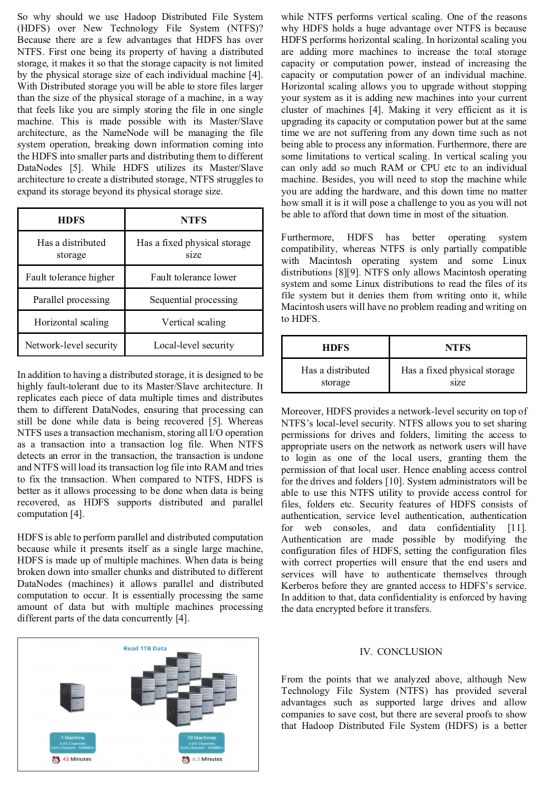
#> input picture Document1.png, 1108 x 1582 px, found by its file name (shown at 1/2 size)
$ python Textv2.py
#> lines starting #> are read from the running program, lines starting #| are printed output that depends on the picture; after the words box and inside, x2 and y2 are one past the last pixel; in counts of white or black regions, pixels touching at a corner belong together
import cv2
import numpy as np

document = cv2.imread('document1.png')
#> document is the input picture: shape (1582, 1108, 3); mean B, G, R 230.1, 230, 229.5
gray_doc = cv2.cvtColor(document, cv2.COLOR_BGR2GRAY)

thresh = cv2.threshold(gray_doc, 0, 255, cv2.THRESH_BINARY_INV + cv2.THRESH_OTSU)[1]
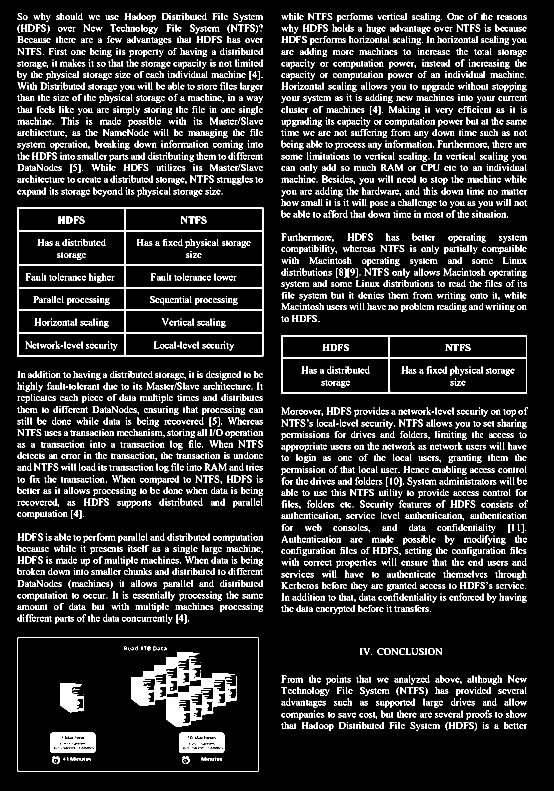
#> thresh: shape (1582, 1108) (shown at 1/2 size); 12.1% white in thin lines or dots, all inside (x1, y1, x2, y2) = (34, 26, 1056, 1543)

kernel = cv2.getStructuringElement(cv2.MORPH_RECT, (5,5))
dilate = cv2.dilate(thresh, kernel, iterations=4)
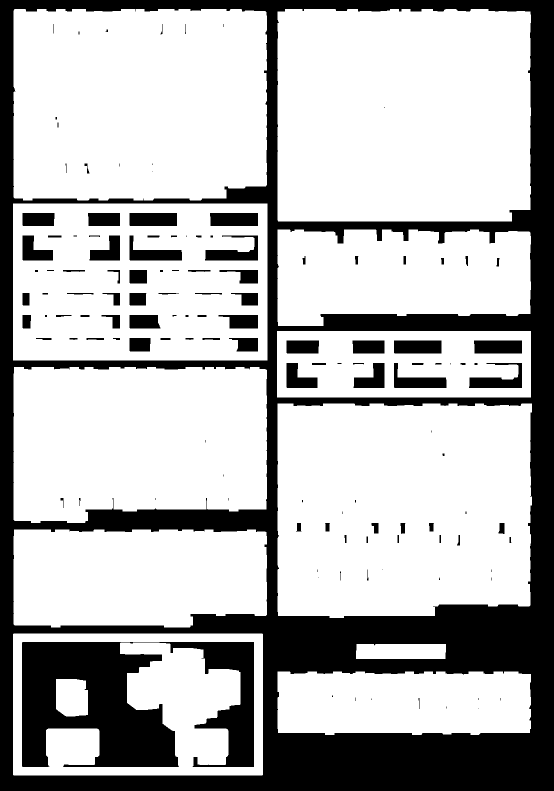
#> dilate: shape (1582, 1108) (shown at 1/2 size); 71.6% white; 130 black regions (38 under 20 px)

contours = cv2.findContours(dilate, cv2.RETR_EXTERNAL, cv2.CHAIN_APPROX_SIMPLE)
#> contours = 11 contours; largest, box (x1, y1, x2, y2) and area: (555, 18, 1062, 443) 211949, (555, 807, 1064, 1236) 208720, (27, 18, 534, 401) 188658, (26, 407, 535, 721) 159004, (27, 734, 534, 1046) 146276
contours = contours[0] if len(contours) == 2 else contours[1]

counter = 0

for contour in contours:
    color = (255, 0, 0)
    x,y,w,h = cv2.boundingRect(contour)
    contour_image = thresh[y:y+h, x:x+w]

    image_copy = contour_image.copy()
    nrow, ncol = image_copy.shape
    ncol = ncol // 30

    if ncol % 2 == 0:
        ncol += 1

    SE = cv2.getStructuringElement(cv2.MORPH_RECT, (ncol, 1))
    hori_lines = cv2.morphologyEx(contour_image, cv2.MORPH_OPEN, SE)

    lines = cv2.HoughLinesP(hori_lines, 1, np.pi / 180, 250, 100, 0, 10)

    if lines is not None and len(lines) > 4:
        counter += 1
        color = (20, 20, 100)
        cv2.putText(document, f"Table {counter}" , (x + 2, y + 20), cv2.FONT_HERSHEY_SIMPLEX, 0.7, color, 2)

    cv2.rectangle(document, (x, y), (x + w, y + h), color, 2)
#> this loop made 11 passes
#> (contour, color, x, y, w, h, nrow, ncol) on passes 7, 9: ([[554, 662], [554, 794], [1061, 794], [1061, 662]], (20, 20, 100), 554, 662, 508, 133, 133, 17), ([[26, 407], [26, 720], [534, 720], [534, 407]], (20, 20, 100), 26, 407, 509, 314, 314, 17)
#> (color, x, y, w, h, nrow, ncol, lines) on pass 3: ((255, 0, 0), 26, 1267, 500, 284, 284, 17, [[9, 275, 490, 275], [9, 8, 490, 8]])
#> pass 1, `contour_image = thresh[y:y+h, x:x+w]`:
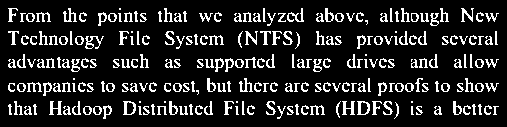
#> contour_image: shape (127, 507); 14.4% white in thin lines or dots, all inside (x1, y1, x2, y2) = (8, 8, 499, 119)
#> pass 2, `hori_lines = cv2.morphologyEx(contour_image, cv2.MORPH_OPEN, SE)`:
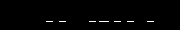
#> hori_lines: shape (30, 180); 0.96% white in thin lines or dots, all inside (x1, y1, x2, y2) = (46, 21, 154, 22)
#> after the loop:
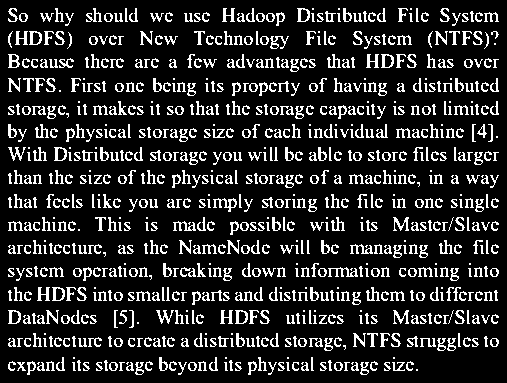
#> contour_image: shape (383, 507); 15.8% white in thin lines or dots
#> after the loop:
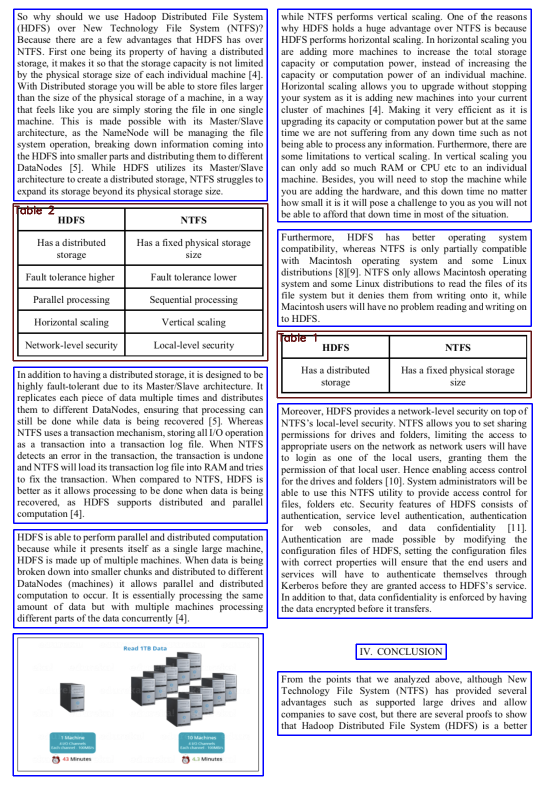
#> document: shape (1582, 1108, 3) (shown at 1/2 size); 2.82% of pixels changed, all inside (x1, y1, x2, y2) = (25, 17, 1066, 1553)
#> after the loop: hori_lines: shape (383, 507); every value is 0
#> after the loop, counter = 2

cv2.namedWindow('Text & Table Localization', cv2.WINDOW_NORMAL)
document = cv2.resize(document, (1000, 900))
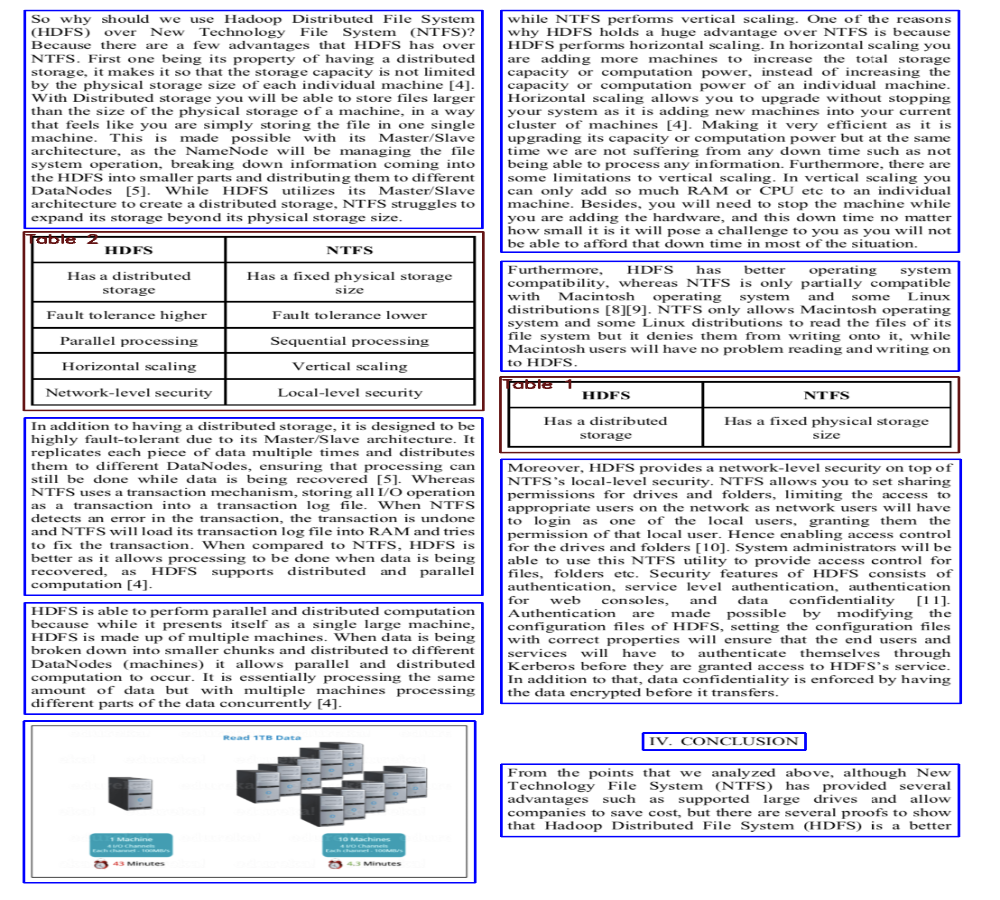
#> document: shape (900, 1000, 3); mean B, G, R 228.7, 222.9, 222.9

cv2.imshow('Text & Table Localization', document)
cv2.waitKey(0)
cv2.destroyAllWindows()

$ run again, with Document2.png copied over Document1.png
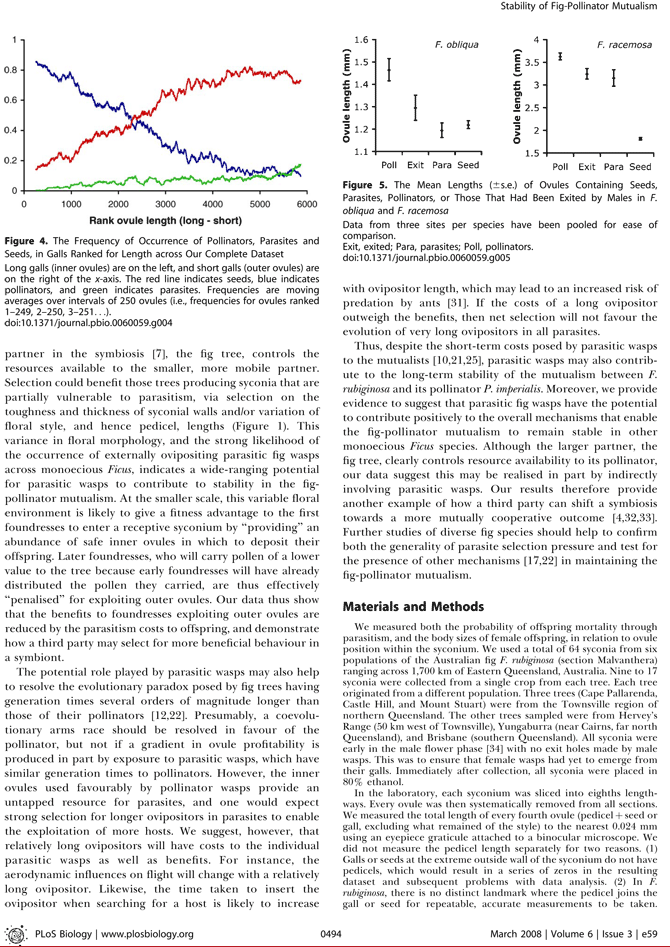
#> input picture Document2.png, 670 x 947 px, found by its file name
#> document is the input picture: shape (947, 670, 3); mean B, G, R 233.2, 233.1, 233.5
#> `thresh = cv2.threshold(gray_doc, 0, 255, cv2.THRESH_BINARY_INV + cv2.T..`:
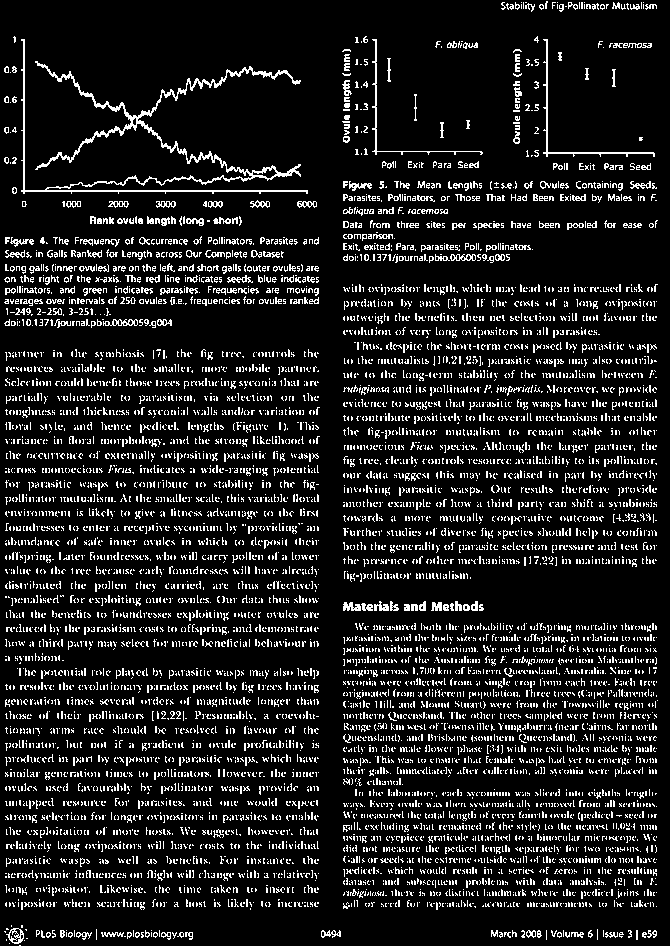
#> thresh: shape (947, 670); 12% white in thin lines or dots
#> dilate: shape (947, 670); 82.1% white; 20 black regions (3 under 20 px)
#> contours = 12 contours; largest, box (x1, y1, x2, y2) and area: (0, 341, 670, 947) 196842, (335, 593, 666, 918) 101508, (335, 276, 666, 590) 98576, (0, 28, 327, 336) 69077, (334, 28, 666, 271) 46494
#> the loop `for contour in contours:` made 12 passes
#> (contour, x, y, w, h, nrow, ncol, SE) on passes 4 to 7: ([[458, 112], [458, 136], [477, 136], [477, 112]], 458, 112, 20, 25, 25, 1, [1]), ([[406, 86], [406, 128], [424, 128], [424, 86]], 406, 86, 19, 43, 43, 1, [1]), ([[604, 61], [604, 94], [623, 94], [623, 61]], 604, 61, 20, 34, 34, 1, [1]), ([[577, 60], [577, 87], [596, 87], [596, 60]], 577, 60, 20, 28, 28, 1, [1])
#> after the loop `for contour in contours:`: counter = 0
#> `document = cv2.resize(document, (1000, 900))`:
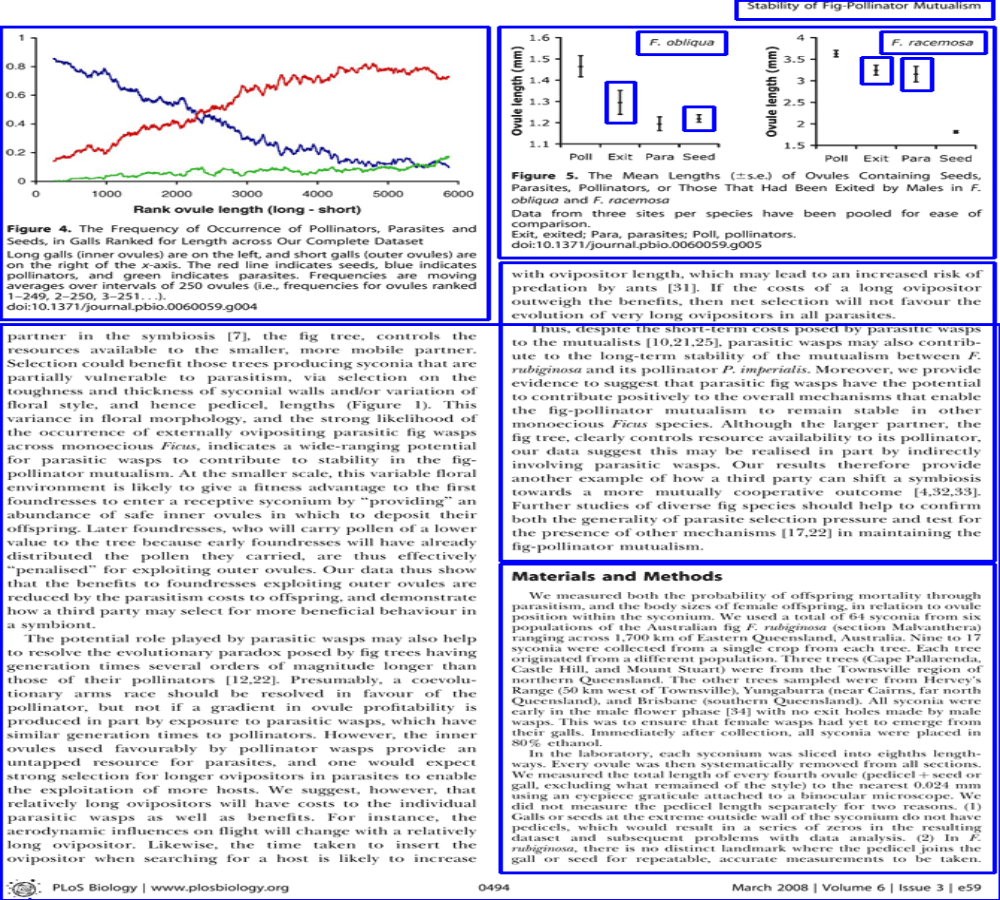
#> document: shape (900, 1000, 3); mean B, G, R 233.4, 224.3, 224.4

$ run again, with document3.png copied over Document1.png
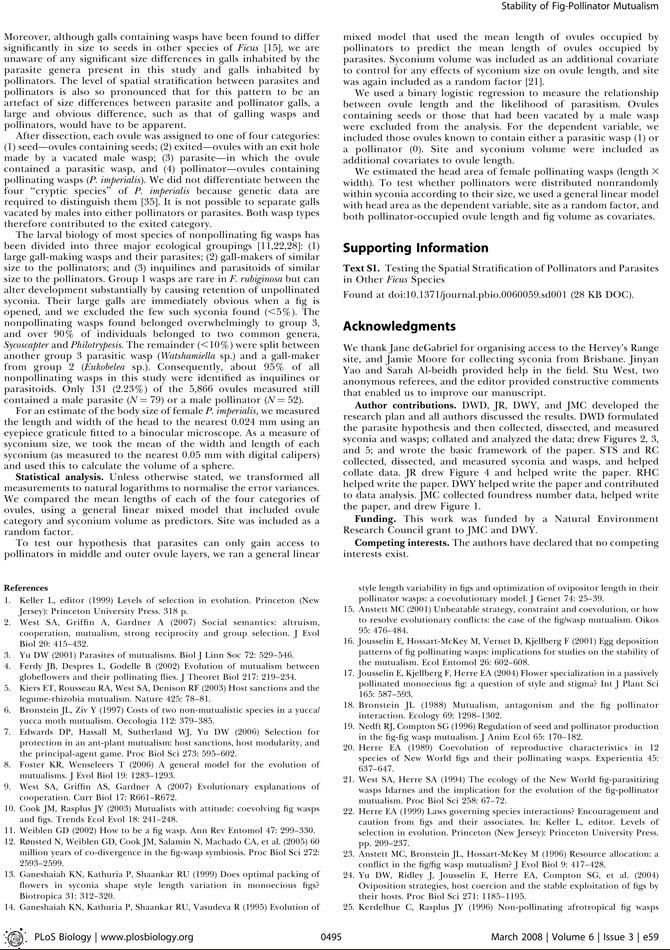
#> input picture document3.png, 670 x 950 px, found by its file name
#> document is the input picture: shape (950, 670, 3); mean B, G, R 231.7, 231.7, 231.9
#> `thresh = cv2.threshold(gray_doc, 0, 255, cv2.THRESH_BINARY_INV + cv2.T..`:
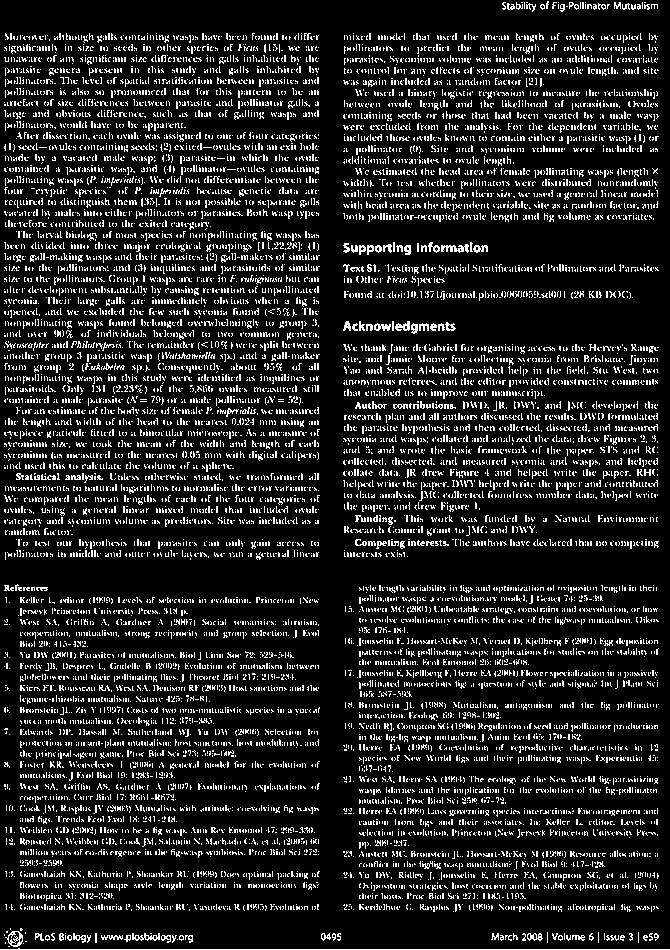
#> thresh: shape (950, 670); 13.2% white in thin lines or dots
#> dilate: shape (950, 670); 89.7% white; 74 black regions (56 under 20 px)
#> contours = 8 contours; box (x1, y1, x2, y2) and area: (0, 25, 328, 568) 175500, (335, 577, 667, 920) 110364, (0, 576, 328, 919) 106434, (335, 313, 667, 565) 74478, (335, 25, 667, 230) 66456, (335, 234, 667, 309) 17944, (0, 920, 670, 950) 12084, (494, 0, 666, 20) 2965
#> the loop `for contour in contours:` made 8 passes
#> (x, y, w, h, nrow, ncol, lines) on pass 1: (0, 920, 670, 30, 30, 23, [[0, 29, 669, 29]])
#> after the loop `for contour in contours:`: counter = 0
#> `document = cv2.resize(document, (1000, 900))`:
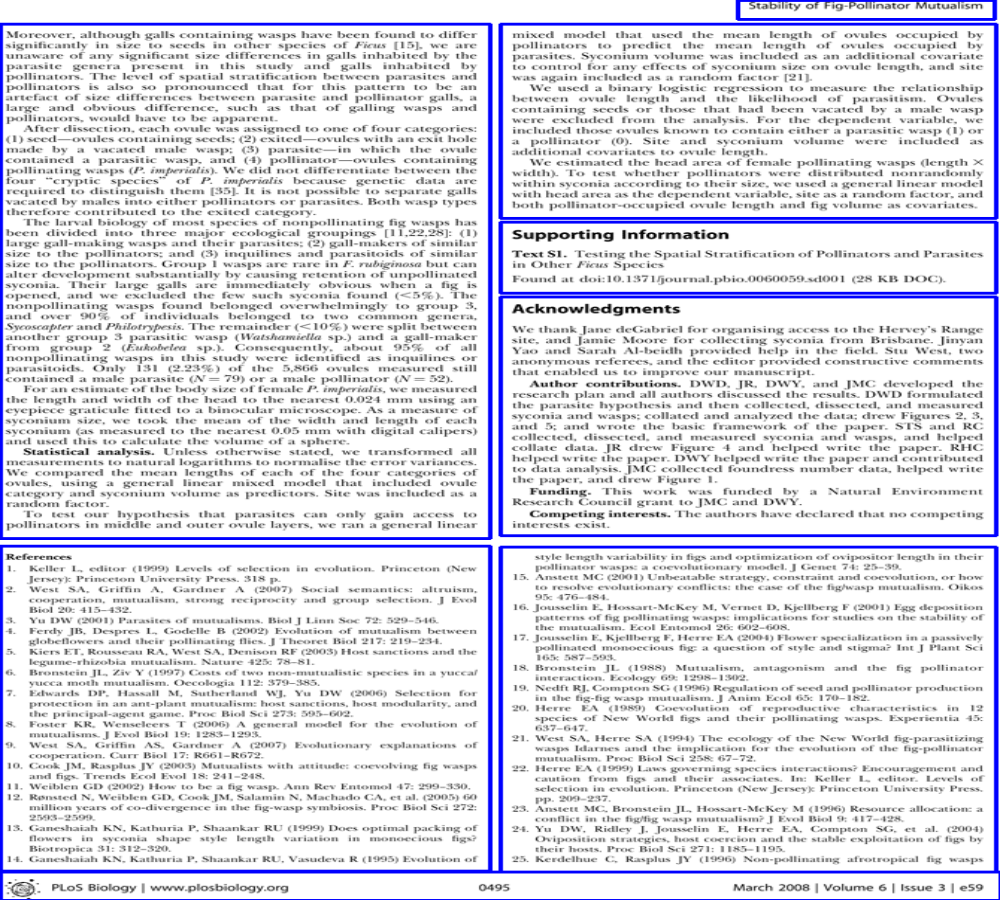
#> document: shape (900, 1000, 3); mean B, G, R 232, 222.5, 222.5

$ run again, with Page1.png copied over Document1.png
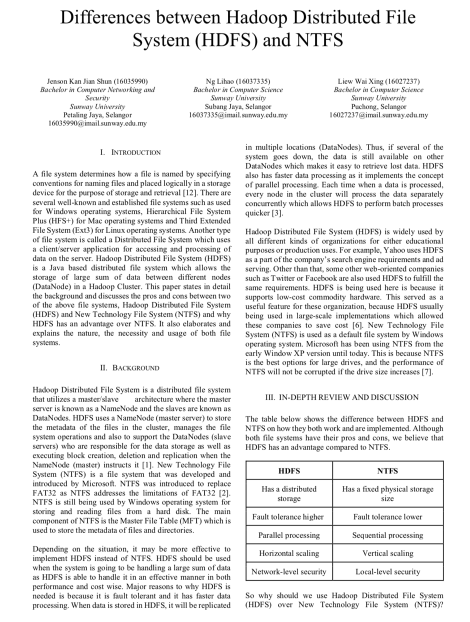
#> input picture Page1.png, 939 x 1243 px, found by its file name (shown at 1/2 size)
#> document is the input picture: shape (1243, 939, 3); min 0, max 255, mean 234
#> thresh: shape (1243, 939); 10.8% white in thin lines or dots, all inside (x1, y1, x2, y2) = (66, 19, 888, 1219)
#> dilate: shape (1243, 939); 65.8% white; 26 black regions (3 under 20 px)
#> contours = 15 contours; largest, box (x1, y1, x2, y2) and area: (58, 334, 471, 702) 142219, (483, 449, 896, 760) 125194, (58, 765, 470, 1074) 124232, (483, 913, 896, 1170) 105472, (483, 280, 895, 443) 58451
#> the loop `for contour in contours:` made 15 passes
#> (contour, color, x, y, w, h, nrow, ncol) on pass 3: ([[483, 913], [483, 1169], [895, 1169], [895, 913]], (20, 20, 100), 483, 913, 413, 257, 257, 13)
#> after the loop `for contour in contours:`: counter = 1
#> `document = cv2.resize(document, (1000, 900))`:
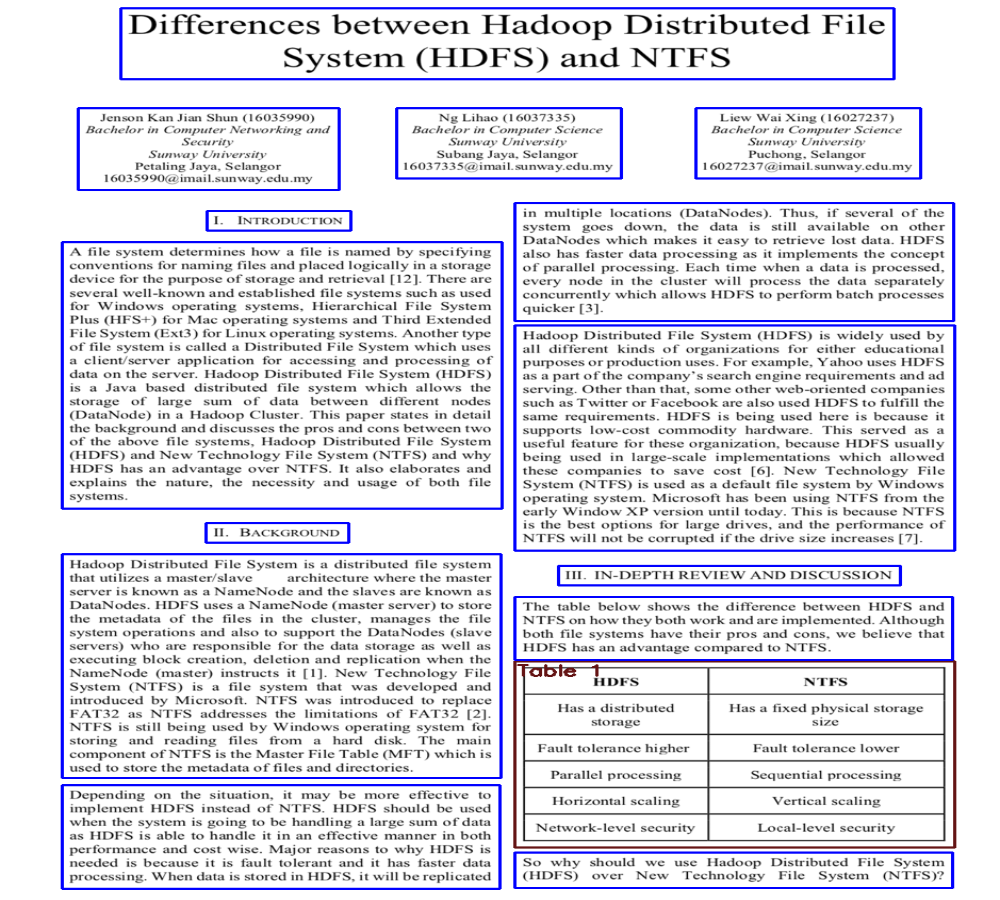
#> document: shape (900, 1000, 3); mean B, G, R 233.2, 224.3, 224.6
